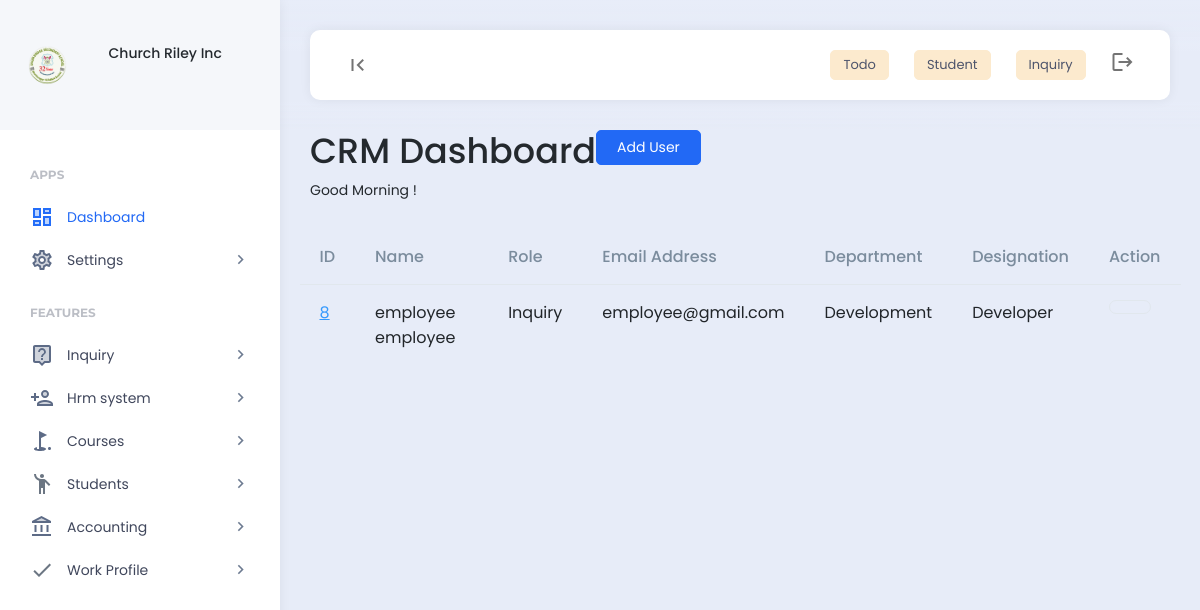
Page /company_user/ (signed in) on the earlier database version.
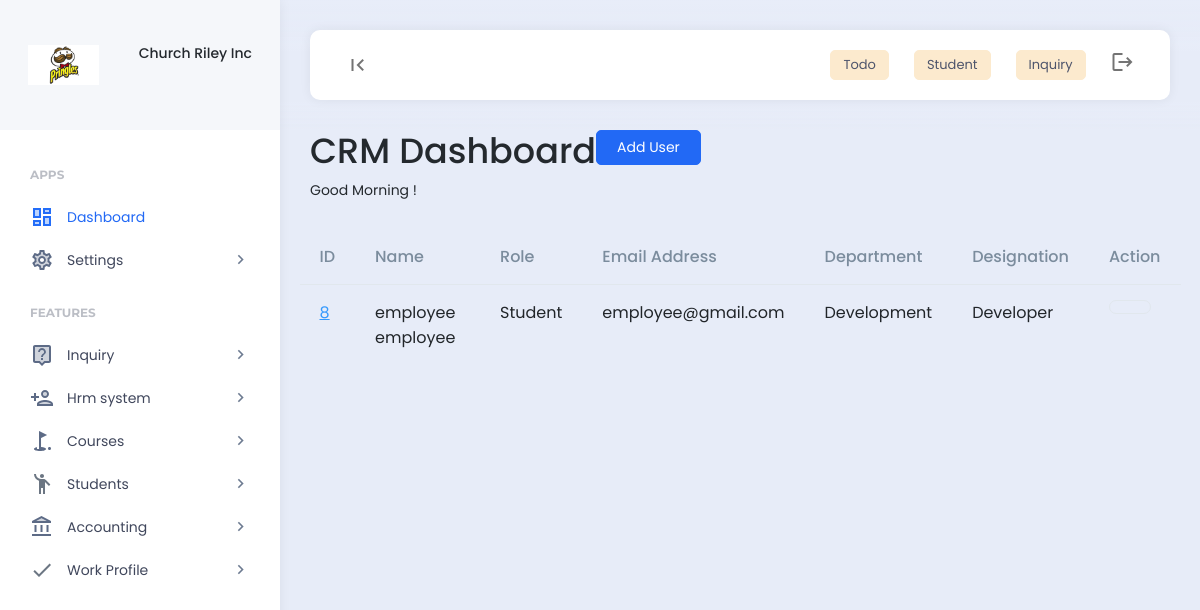
Same page on the later database version.
### features/models.py (models this page shows, shortened)
class Company(models.Model):
    company_name = models.CharField(max_length=255)
    company_address = models.CharField(max_length=255)
    company_email = models.CharField(max_length=255)
    company_contact_number = models.CharField(max_length=255)
    company_logo = models.ImageField(upload_to='company_images/')
    payment_terms = models.TextField()
    created = models.DateField(auto_now_add=True)
    class Meta:
        verbose_name_plural = "03. Company Setup"

### hrm/models.py (models this page shows, shortened)
class Employee(models.Model):
    department = models.ForeignKey(Department, on_delete=models.SET_NULL,null=True)
    designation = models.ForeignKey(Designation, on_delete=models.SET_NULL,null=True)
    user = models.OneToOneField(User, on_delete=models.CASCADE)
    permission = models.ForeignKey(Permission,on_delete=models.SET_NULL,null=True, blank=True)
    code = models.CharField(max_length=100,null=True, blank=True)
    email = models.CharField(max_length=200,null=True, blank=True)
    contact = models.CharField(max_length=200,null=True, blank=True)
    address = models.CharField(max_length=200,null=True, blank=True)
    emp_salary = models.CharField(max_length=200,null=True, blank=True)
    emp_password = models.CharField(max_length=200,null=True, blank=True)
    date_joined = models.DateTimeField(null=True, blank=True)
    date_modified = models.DateTimeField(auto_now=True)
    created = models.DateTimeField(auto_now_add=True)
    class Meta:
        verbose_name_plural = "01. Employees"

class Department(models.Model):
    department = models.CharField(max_length=255)
    def __str__(self):
        return self.department
    class Meta:
        verbose_name_plural = "05. Department"

class Designation(models.Model):
    department = models.ForeignKey(Department, on_delete=models.CASCADE)
    designation = models.CharField(max_length=255)
    def __str__(self):
        return self.designation
    class Meta:
        verbose_name_plural = "05. Designation"

### account/models.py (models this page shows, shortened)
class Permission(models.Model):
    role = models.OneToOneField(Role, on_delete=models.CASCADE)
    create_finance = models.BooleanField(default=0)
    read_finance = models.BooleanField(default=0)
    update_finance = models.BooleanField(default=0)
    delete_finance = models.BooleanField(default=0)
    manage_finance = models.BooleanField(default=0)
    manage_company = models.BooleanField(default=0)
    create_account = models.BooleanField(default=0)
    read_account = models.BooleanField(default=0)
    update_account = models.BooleanField(default=0)
    delete_account = models.BooleanField(default=0)
    manage_account = models.BooleanField(default=0)
    create_leads = models.BooleanField(default=0)
    read_leads = models.BooleanField(default=0)
    update_leads = models.BooleanField(default=0)
    delete_leads = models.BooleanField(default=0)
    manage_leads = models.BooleanField(default=0)
    manage_leads = models.BooleanField(default=0)
    create_hrm = models.BooleanField(default=0)
    read_hrm = models.BooleanField(default=0)
    update_hrm = models.BooleanField(default=0)
    delete_hrm = models.BooleanField(default=0)
    manage_hrm = models.BooleanField(default=0)
    create_course = models.BooleanField(default=0)
    read_course = models.BooleanField(default=0)
    update_course = models.BooleanField(default=0)
    delete_course = models.BooleanField(default=0)
    manage_course = models.BooleanField(default=0)
    create_student = models.BooleanField(default=0)
    read_student = models.BooleanField(default=0)
    update_student = models.BooleanField(default=0)
    delete_student = models.BooleanField(default=0)
    manage_student = models.BooleanField(default=0)
    create_inquiry = models.BooleanField(default=0)
    read_inquiry = models.BooleanField(default=0)
    update_inquiry = models.BooleanField(default=0)
    delete_inquiry = models.BooleanField(default=0)
    manage_inquiry = models.BooleanField(default=0)
    def __str__(self):
        return self.role.role
    class Meta:
        verbose_name_plural = "02. Permissions"

class Role(models.Model):
    role = models.CharField(max_length=255)
    class Meta:
        verbose_name_plural = "01. Role"

### account/views.py (the view)
# urls.py: path("company_user/", views.company_user, name="company_user"),
def company_user(request):
    if 'read_account' in custom_data_views(request):
        company_users = Employee.objects.all()
        roles = Role.objects.all()
        context = {
            'company_users':company_users,
            'roles':roles,
        }
        return render (request,'account/company_user.html',context)
    else:
        messages.info(request, "Unauthorized access.")
        return redirect('home')

### templates/account/company_user.html (shortened to what this page needs)
{% load static %}{% include 'header.html' %}
<div class="app-content">
    <div class="content-wrapper">
		<div class="hk-pg-header">
			<div class="d-flex">
				<div class="d-flex flex-wrap justify-content-between flex-1">
					<div class="mb-md-0 mb-2 me-8">
						<div class="d-flex align-items-center">
							<h1 class="pg-title">CRM Dashboard</h1>
						</div>
						<p id="greeting"></p>
					</div>
					{% if 'create_account' in permissions %}
					<div class="pg-header-action-wrap">
						<a href="{% url 'add_employee' %}"><button class="btn btn-primary" >Add User</button></a>
					</div>
					{% endif %}
				</div>
			</div>
		</div>
		<div class="invoice-body mt-3">
			<div class="row">
				<table id="datable_1" class="table nowrap w-100 mb-5">
					<thead>
						<tr>
							<th>ID</th>
							<th>Name</th>
							<th>Role</th>
							<th>Email Address</th>
							<th>Department</th>
							<th>Designation</th>
							<th>Action</th>
						</tr>
					</thead>
					<tbody>
						{% for company_users in company_users %}
						<tr>
							<td><a href="#" class="table-link-text link-high-em">{{company_users.id}}</a></td>
							<td>{{company_users.user.first_name}} {{company_users.user.last_name}}</td>
							<td>{{company_users.permission}}</td>
							<td>{{company_users.email}}</td>
							<td>{{company_users.department}}</td>
							<td>{{company_users.designation}}</td>
							<td>
                                <div class="d-flex align-items-center">
                                    <div class="d-flex">
                                        {% if 'update_hrm' in permissions %}
										<a class="btn btn-icon btn-flush-dark btn-rounded flush-soft-hover" data-bs-toggle="tooltip" data-bs-placement="top" title="" data-bs-original-title="Edit" href="{% url 'edit_employee' id=company_users.id %}"><span class="icon"><span class="feather-icon"></span></span></a>
                                        {% endif %}
                                    </div>
                                </div>
                            </td>
						</tr>
						{% endfor %}
					</tbody>
				</table>
			</div>
		</div>
	</div>
</div>
{% include 'footer.html' %}

### templates/header.html (shortened to what the changed rows need)
{% load static %}
<body>
    {% include 'nav_links.html' %}
    <div class="app align-content-stretch d-flex flex-wrap">
        <div class="app-sidebar">
            <div class="logo d-flex align-items-center">
                <div class="row">
                    <div class="col-2">
                        <img src="{{company.company_logo.url}}" height="40">
                    </div>
                    <div class="col-8">
                        <div class="sidebar-user-switcher user-activity-online">
                            <h6>{{company.company_name}}</h6>
                        </div>
                    </div>
                </div>
            </div>
        </div>
        <div class="app-container">

Differences in the rows shown:
changed Company "Church Riley Inc": company_logo: a different picture
changed Employee "employee@gmail.com": permission "Inquiry" → "Student"
